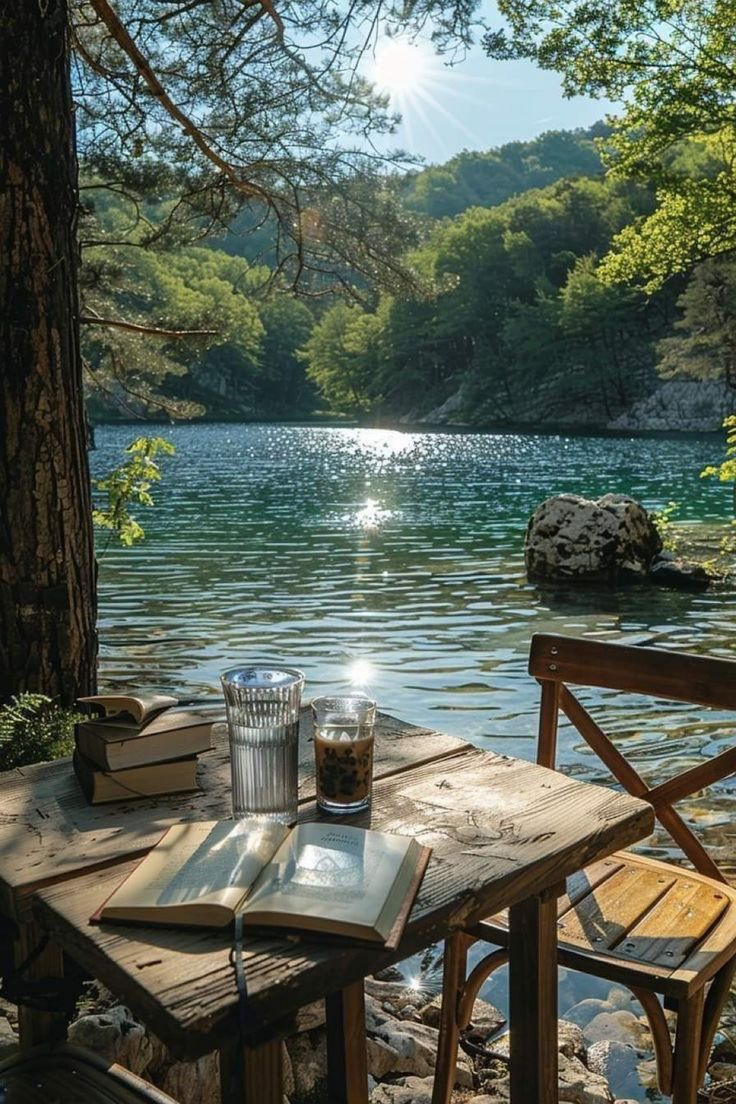
#> input picture task2img.jpg, 736 x 1104 px, found by its file name
$ python 'Task 2.py'
#> lines starting #> are read from the running program, lines starting #| are printed output that depends on the picture
from PIL import Image

def encrypt_image(input_path, output_path, key):
    img = Image.open(r"C:\Users\kaumu\Desktop\SkillCraft Technology\task2img.jpg")
#> img is the input picture: PIL image 736x1104 RGB; mean R, G, B 89.1, 97.4, 85.6
    pixels = img.load()

    width, height = img.size
#> width = 736; height = 1104

    for i in range(width):
        for j in range(height):
            r, g, b = pixels[i, j]

            # swapping red and blue channels
            encrypted_pixel = (b, g, r)

            pixels[i, j] = encrypted_pixel

    img.save(r"C:\Users\kaumu\Desktop\SkillCraft Technology\encrypted_image.jpg")
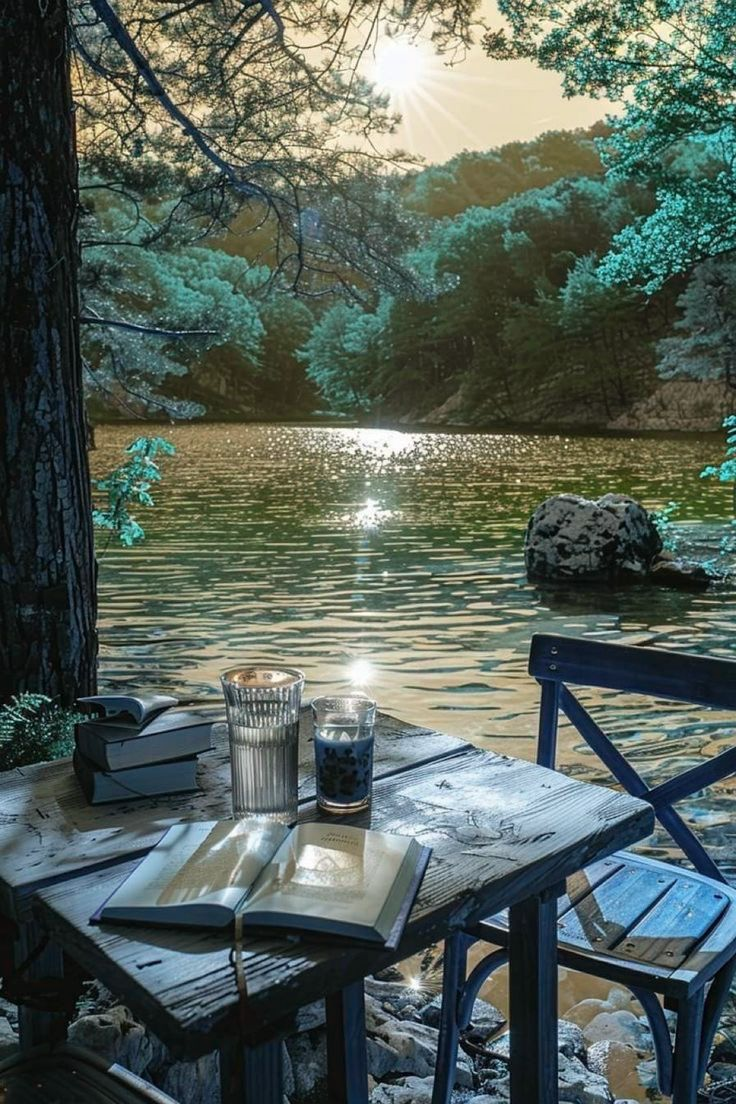
#> saved as encrypted_image.jpg: PIL image 736x1104 RGB; mean R, G, B 85.6, 97.4, 89.1
    print("Image encrypted successfully!")

def decrypt_image(input_path, output_path, key):
    img = Image.open(r"C:\Users\kaumu\Desktop\SkillCraft Technology\encrypted_image.jpg")
    pixels = img.load()

    width, height = img.size
#> width = 736; height = 1104

    for i in range(width):
        for j in range(height):
            r, g, b = pixels[i, j]

            # swapping red and blue channels back
            decrypted_pixel = (b, g, r)

            pixels[i, j] = decrypted_pixel

    img.save(r"C:\Users\kaumu\Desktop\SkillCraft Technology\decrypted_image.jpg")
    print("Image decrypted successfully!")

 # image path
input_image = r"C:\Users\kaumu\Desktop\SkillCraft Technology\task2img.jpg"
encrypted_image = r"C:\Users\kaumu\Desktop\SkillCraft Technology\decrypted_image.jpg"
decrypted_image = r"C:\Users\kaumu\Desktop\SkillCraft Technology\encrypted_image.jpg"


# Encrypt the image
encrypt_image(input_image, encrypted_image, key=None)

# Decrypt the image
decrypt_image(encrypted_image, decrypted_image, key=None)
